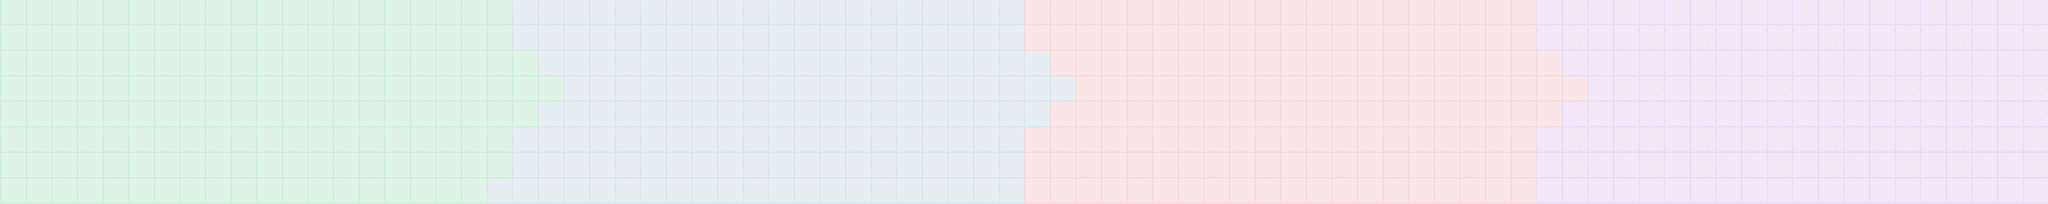

Rendered tile map (Tiled .tmx) drawn with the repository's tilesets; below, a short description and the map source with its tile grids summarised:
An orthogonal 80x8 tile map with 32x32 px tiles, 1 tile layer (Tile Layer 1), 4 tilesets and 173 objects.

<map version="1.2" tiledversion="1.2.3" orientation="orthogonal" renderorder="right-down" width="80" height="8" tilewidth="32" tileheight="32" infinite="0" nextlayerid="6" nextobjectid="527">
 <tileset firstgid="1" source="walls.tsx" />
 <tileset firstgid="5" source="Door.tsx" />
 <tileset firstgid="18" source="FloorTile.tsx" />
 <tileset firstgid="22" source="Player.tsx" />
 <layer id="5" name="Tile Layer 1" width="80" height="8">
  <data>[640 cells, 640 non-empty, 4 distinct tile ids]</data>
 </layer>
 <objectgroup id="2" name="Object Layer 1">
  <object id="172" template="GreenWall.tx" x="0" y="32" />
  <object id="173" template="GreenWall.tx" x="32" y="32" />
  <object id="174" template="GreenWall.tx" x="64" y="32" />
  <object id="175" template="GreenWall.tx" x="96" y="32" />
  <object id="176" template="GreenWall.tx" x="128" y="32" />
  <object id="177" template="GreenWall.tx" x="160" y="32" />
  <object id="178" template="GreenWall.tx" x="192" y="32" />
  <object id="180" template="GreenWall.tx" x="288" y="32" />
  <object id="181" template="GreenWall.tx" x="256" y="32" />
  <object id="182" template="GreenWall.tx" x="320" y="32" />
  <object id="183" template="GreenWall.tx" x="352" y="32" />
  <object id="185" template="GreenWall.tx" x="416" y="32" />
  <object id="186" template="GreenWall.tx" x="448" y="32" />
  <object id="187" template="GreenWall.tx" x="480" y="32" />
  <object id="189" template="GreenWall.tx" x="512" y="32" />
  <object id="190" template="GreenWall.tx" x="576" y="32" />
  <object id="191" template="GreenWall.tx" x="608" y="32" />
  <object id="201" template="GreenWall.tx" x="0" y="64" />
  <object id="202" template="GreenWall.tx" x="0" y="96" />
  <object id="203" template="GreenWall.tx" x="0" y="128" />
  <object id="204" template="GreenWall.tx" x="0" y="192" />
  <object id="208" template="GreenWall.tx" x="0" y="256" />
  <object id="209" template="GreenWall.tx" x="32" y="256" />
  <object id="210" template="GreenWall.tx" x="64" y="256" />
  <object id="211" template="GreenWall.tx" x="96" y="256" />
  <object id="212" template="GreenWall.tx" x="128" y="256" />
  <object id="213" template="GreenWall.tx" x="192" y="256" />
  <object id="214" template="GreenWall.tx" x="160" y="256" />
  <object id="215" template="GreenWall.tx" x="224" y="256" />
  <object id="216" template="GreenWall.tx" x="288" y="256" />
  <object id="217" template="GreenWall.tx" x="0" y="224" />
  <object id="218" template="GreenWall.tx" x="256" y="256" />
  <object id="219" template="GreenWall.tx" x="320" y="256" />
  <object id="220" template="GreenWall.tx" x="352" y="256" />
  <object id="221" template="GreenWall.tx" x="384" y="256" />
  <object id="222" template="GreenWall.tx" x="416" y="256" />
  <object id="223" template="GreenWall.tx" x="448" y="256" />
  <object id="224" template="GreenWall.tx" x="512" y="256" />
  <object id="225" template="GreenWall.tx" x="480" y="256" />
  <object id="226" template="GreenWall.tx" x="544" y="256" />
  <object id="227" template="GreenWall.tx" x="576" y="256" />
  <object id="228" template="GreenWall.tx" x="608" y="256" />
  <object id="273" template="Player.tx" x="96" y="128" />
  <object id="274" template="GreenWall.tx" x="0" y="160" />
  <object id="297" template="DoorClosed.tx" x="224" y="32" />
  <object id="298" template="DoorClosed.tx" x="384" y="32" />
  <object id="300" template="DoorClosed.tx" x="544" y="32" />
  <object id="301" template="DoorClosed.tx" x="704" y="32" />
  <object id="302" template="DoorClosed.tx" x="864" y="32" />
  <object id="303" template="DoorClosed.tx" x="1024" y="32" />
  <object id="304" template="DoorClosed.tx" x="1184" y="32" />
  <object id="305" template="DoorClosed.tx" x="1344" y="32" />
  <object id="306" template="DoorClosed.tx" x="1504" y="32" />
  <object id="307" template="DoorClosed.tx" x="1664" y="32" />
  <object id="308" template="DoorClosed.tx" x="1824" y="32" />
  <object id="309" template="DoorClosed.tx" x="1984" y="32" />
  <object id="310" template="DoorClosed.tx" x="2144" y="32" />
  <object id="311" template="DoorClosed.tx" x="2304" y="32" />
  <object id="312" template="DoorClosed.tx" x="2464" y="32" />
  <object id="408" template="BlueWall.tx" x="640" y="32" />
  <object id="409" template="BlueWall.tx" x="672" y="32" />
  <object id="410" template="BlueWall.tx" x="640" y="256" />
  <object id="411" template="BlueWall.tx" x="672" y="256" />
  <object id="412" template="BlueWall.tx" x="704" y="256" />
  <object id="413" template="BlueWall.tx" x="736" y="256" />
  <object id="414" template="BlueWall.tx" x="768" y="256" />
  <object id="415" template="BlueWall.tx" x="800" y="256" />
  <object id="416" template="BlueWall.tx" x="832" y="256" />
  <object id="417" template="BlueWall.tx" x="736" y="32" />
  <object id="418" template="BlueWall.tx" x="768" y="32" />
  <object id="419" template="BlueWall.tx" x="800" y="32" />
  <object id="420" template="BlueWall.tx" x="832" y="32" />
  <object id="421" template="BlueWall.tx" x="896" y="32" />
  <object id="422" template="BlueWall.tx" x="928" y="32" />
  <object id="423" template="BlueWall.tx" x="960" y="32" />
  <object id="424" template="BlueWall.tx" x="992" y="32" />
  <object id="425" template="BlueWall.tx" x="1056" y="32" />
  <object id="426" template="BlueWall.tx" x="1088" y="32" />
  <object id="427" template="BlueWall.tx" x="1120" y="32" />
  <object id="428" template="BlueWall.tx" x="1152" y="32" />
  <object id="433" template="BlueWall.tx" x="864" y="256" />
  <object id="434" template="BlueWall.tx" x="896" y="256" />
  <object id="435" template="BlueWall.tx" x="928" y="256" />
  <object id="436" template="BlueWall.tx" x="960" y="256" />
  <object id="437" template="BlueWall.tx" x="992" y="256" />
  <object id="438" template="BlueWall.tx" x="1024" y="256" />
  <object id="439" template="BlueWall.tx" x="1056" y="256" />
  <object id="440" template="BlueWall.tx" x="1088" y="256" />
  <object id="441" template="BlueWall.tx" x="1120" y="256" />
  <object id="442" template="BlueWall.tx" x="1152" y="256" />
  <object id="443" template="BlueWall.tx" x="1184" y="256" />
  <object id="444" template="BlueWall.tx" x="1216" y="256" />
  <object id="445" template="BlueWall.tx" x="1248" y="256" />
  <object id="446" template="BlueWall.tx" x="1216" y="32" />
  <object id="447" template="BlueWall.tx" x="1248" y="32" />
  <object id="448" template="OrangeWall.tx" x="1280" y="32" />
  <object id="449" template="OrangeWall.tx" x="1312" y="32" />
  <object id="451" template="OrangeWall.tx" x="1280" y="256" />
  <object id="452" template="OrangeWall.tx" x="1312" y="256" />
  <object id="453" template="OrangeWall.tx" x="1344" y="256" />
  <object id="454" template="OrangeWall.tx" x="1376" y="256" />
  <object id="455" template="OrangeWall.tx" x="1408" y="256" />
  <object id="456" template="OrangeWall.tx" x="1440" y="256" />
  <object id="457" template="OrangeWall.tx" x="1472" y="256" />
  <object id="458" template="OrangeWall.tx" x="1376" y="32" />
  <object id="459" template="OrangeWall.tx" x="1408" y="32" />
  <object id="460" template="OrangeWall.tx" x="1440" y="32" />
  <object id="461" template="OrangeWall.tx" x="1472" y="32" />
  <object id="462" template="OrangeWall.tx" x="1536" y="32" />
  <object id="463" template="OrangeWall.tx" x="1568" y="32" />
  <object id="464" template="OrangeWall.tx" x="1600" y="32" />
  <object id="465" template="OrangeWall.tx" x="1632" y="32" />
  <object id="466" template="OrangeWall.tx" x="1696" y="32" />
  <object id="467" template="OrangeWall.tx" x="1728" y="32" />
  <object id="468" template="OrangeWall.tx" x="1760" y="32" />
  <object id="469" template="OrangeWall.tx" x="1792" y="32" />
  <object id="470" template="OrangeWall.tx" x="1504" y="256" />
  </objectgroup>
</map>
<!-- 56 of 173 objects omitted -->
